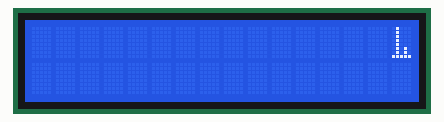
A sketch run on a simulated Arduino Uno, built with avr-gcc and run on an emulated ATmega328P. On the bench: 16×2 character LCD.

Above: at 0.22 s.
At 0.8 s:
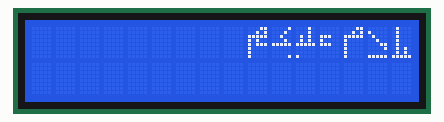

The sketch:

Urdu_code_for_arduino.ino
```cpp
#include<LiquidCrystal.h>
LiquidCrystal lcd(12,11,5,4,3,2);
byte u[8]={0x02,0x04,0x04,0x04,0x04,0x04,0x04,0x08};
byte u1[8]={0x00,0x00,0x00,0x11,0x0E,0X00,0X04};
byte u2[8]={0x00,0x00,0x00,0X11,0X0E,0x00,0X04,0X0A};
byte u3[8]={0x00,0x0A,0x00,0x11,0x0E,0x00,0x00};
byte u4[8]={0x04,0x06,0x06,0x00,0x11,0x0E,0x00,0x00};
byte u5[8]={0x00,0x0A,0x04,0x11,0x0E,0x00,0x00};
byte u6[8]={0x1F,0x12,0x14,0x08,0x14,0x11,0x0A,0x04};
byte u7[8]={0x1F,0x12,0x14,0x08,0x16,0x15,0x0A,0x04};
byte u_[8]={0x1F,0x12,0x14,0x08,0x10,0x11,0x0A,0x04};
byte u9[8]={0x04,0x1F,0x12,0x08,0x10,0x11,0x0A,0x04};
byte u10[8]={0x00,0x06,0x09,0x11,0x01,0x01,0x12,0x0c};
byte u11[8]={0x08,0x06,0x09,0x11,0x01,0x01,0x12,0x0c};
byte u12[8]={0x00,0x08,0x04,0x02,0x02,0x04,0x08};
byte u13[8]={0x04,0x08,0x04,0x02,0x02,0x04,0x08};
byte u14[8]={0x00,0x00,0x15,0x1F,0x08,0x07,0x11,0x0E};
byte u15[8]={0x04,0x0A,0x15,0x1F,0x08,0x07,0x11,0x0E};
byte u16_[8]={0x00,0x07,0x05,0x17,0x14,0x14,0x14,0x08};
byte u17[8]={0x02,0x07,0x05,0x17,0x14,0x14,0x14,0x08};
byte u18[8]={0x10,0x10,0x11,0x13,0x15,0x19,0x1E};
byte u19[8]={0x10,0x10,0x15,0x13,0x15,0x19,0x1E};
byte u20[8]={0x00,0x04,0x08,0x04,0x08,0x10,0x11,0x0E};
byte u21[8]={0x08,0x04,0x08,0x04,0x08,0x10,0x11,0x0E};
byte u22[8]={0x00,0x02,0x05,0x0A,0x04,0x11,0x0E};
byte u23[8]={0x00,0x00,0x01,0x02,0x04,0x11,0x0E};
byte u24[8]={0x01,0x01,0x01,0x01,0x11,0x11,0x0E};
byte u25[8]={0x1F,0x15,0x17,0x10,0x10,0x10,0x10};
byte u26[6]={0x11,0x11,0x15,0x11,0x0A,0x04};
byte u27[6]={0x04,0x0A,0x15,0x15,0x08,0x10};
byte u28[8]={0x02,0x05,0x04,0x03,0x11,0x11,0x11,0x0E};
byte u29[6]={0x00,0x00,0x01,0x1F,0x10,0x1F};


//byte u30[8]={0x01,0x01,0x01,0x01,0x01,0x15,0x15,0x1D};
byte urdu1[8]={0x01,0x01,0x01,0x01,0x01,0x15,0x15,0x1D};
byte urdu2[8]={0x08,0x08,0x08,0x08,0x08,0x0A,0x0A,0x1F};
byte urdu3[8]={0x00,0x10,0x08,0x04,0x03,0x01,0x00,0x1F};
byte urdu4[8]={0x03,0x05,0x1F,0x10,0x10,0x10,0x10,0x10};
byte urdu5[8]={0x00,0x00,0x1C,0x10,0x1C,0x00,0x00,0x00};
byte urdu6[8]={0x02,0x02,0x0A,0x0A,0x1F,0x00,0x00,0x10};
byte urdu7[8]={0x01,0x02,0x04,0x02,0x1F,0x00,0x00,0x01};
byte urdu8[8]={0x03,0x05,0x1F,0x14,0x17,0x10,0x10,0x10};
byte urdu9[8]={0x10,0x10,0x10,0x10,0x10,0x10,0x00,0x10};
byte urdu10[8]={0x10,0x10,0x10,0x10,0x10,0x10,0x00,0x10};
byte urdu11[8]={0x10,0x10,0x10,0x10,0x10,0x10,0x00,0x10};

void setup()
{
lcd.begin(16, 2);
lcd.clear();
}
void loop()
{
  int i;
//  lcd.createChar(1,u30);
    lcd.createChar(1,urdu11);
      lcd.createChar(2,urdu10);
        lcd.createChar(3,urdu9);

  lcd.createChar(11,urdu1);
  lcd.createChar(10,urdu2);
  lcd.createChar(9,urdu3);
  lcd.createChar(8,urdu4);
  lcd.createChar(7,urdu5);
  lcd.createChar(6,urdu6);
  lcd.createChar(5,urdu7);
  lcd.createChar(4,urdu8);
//  lcd.createChar(1, u);
//  lcd.createChar(2, u1);
//  lcd.createChar(3, u2);
//  lcd.createChar(4, u3);
//  lcd.createChar(5, u4);
//  lcd.createChar(6, u5);
//  lcd.createChar(7, u6);
//  lcd.createChar(8, u7);

//        lcd.setCursor(3,1);
 //       lcd.write(11);
  //      lcd.print("       ");
  //      delay(1000);

 for(i=11;i>3;i--){
        lcd.setCursor(i+5,0);
        lcd.write(i);
        delay(100);
     }
    //for(i=0;i<3;i++){
      //  lcd.setCursor(i+,0);
       // lcd.write(i);
       // delay(100);
    // }
//         lcd.clear();
//         lcd.print("URDU ALPHABETS!!");
//         lcd.createChar(1, u_);
//         lcd.createChar(2, u9);
//         lcd.createChar(3, u10);
//         lcd.createChar(4, u11);
//         lcd.createChar(5, u12);
//         lcd.createChar(6, u13);
//         lcd.createChar(7, u14);
//         lcd.createChar(8, u15);
//  for(i=0;i<8;i++){
//        lcd.setCursor(i,1);
//        lcd.write(i+1);
//        delay(1000);
//  }
//         lcd.clear();
//         lcd.print("URDU ALPHABETS!!");
//         lcd.createChar(1, u16_);
//         lcd.createChar(2, u17);
//         lcd.createChar(3, u18);
//         lcd.createChar(4, u19);
//         lcd.createChar(5, u20);
//         lcd.createChar(6, u21);
//         lcd.createChar(7, u22);
//         lcd.createChar(8, u23);
//  for(i=0;i<8;i++){
//        lcd.setCursor(i,1);
//        lcd.write(i+1);
//        delay(1000);
//  }
//         lcd.clear();
//         lcd.print("URDU ALPHABETS!!");
//         lcd.createChar(1, u24);
//         lcd.createChar(2, u25);
//         lcd.createChar(3, u26);
//         lcd.createChar(4, u27);
//         lcd.createChar(5, u28);
//         lcd.createChar(6, u29);
//         lcd.createChar(7, u30);
//for(i=0;i<7;i++){
//        lcd.setCursor(i,1);
//        lcd.write(i+1);
//        delay(1000);
//         }
//         lcd.clear();


}
```
